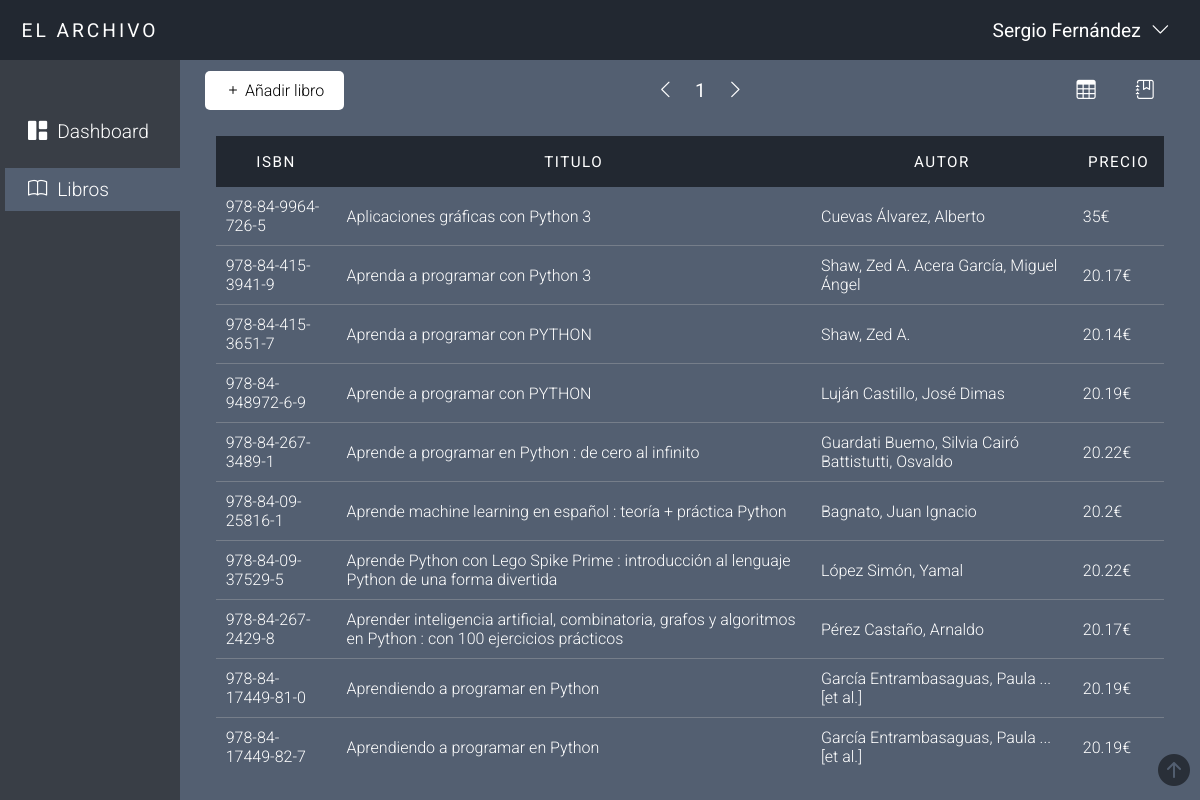
The page /views/booksTable.php?page=1 (signed in) on the database its author committed.
### tables this page shows
CREATE TABLE `libros` (
  `codigo` int(2) NOT NULL,
  `isbn` varchar(17) DEFAULT NULL,
  `titulo` varchar(108) DEFAULT NULL,
  `autor` varchar(49) DEFAULT NULL,
  `editorial` varchar(78) DEFAULT NULL,
  `precio` int(11) DEFAULT NULL,
  `portada` varchar(100) NOT NULL
);

### includes/user_session.php (called while the page is built, shortened)
<?php
class UserSession{
    public function getCurrentUser(){
        return $_SESSION['user'];
    }
}
?>

### includes/conexion.php (called while the page is built)
<?php
    class Conexion{
        private $host;
        private $bbdd;
        private $user;
        private $pass;
        public function __construct(){
            $this -> host = "localhost";
            $this -> bbdd = "libreria";
            $this -> user = "root";
            $this -> pass = "rootpass123";
        }
        function conectar(){
            try{
                $conexion = new PDO('mysql:host='.$this->host.';dbname='.$this->bbdd,$this->user,$this->pass);
                $conexion->exec("SET CHARACTER SET utf8");
                return $conexion;
            }catch(Exception $e){
                echo "No se ha podido conectar con la base de datos" . $e->getMessage();
            }
        }
    }
?>

### views/booksTable.php (the view, shortened to what this page needs)
<?php
include '../includes/user_session.php';
$userSession = new UserSession();
if (!isset($_GET['page'])) {
    header('location: booksTable.php?page=1');
} else {
    $page = $_GET['page'];
}
include_once "../includes/conexion.php";
$conexion = new Conexion();
$maxRows = $conexion->conectar()->prepare("SELECT COUNT(*) FROM libros");
$maxRows->execute();
$maxRows = $maxRows->fetch(PDO::FETCH_NUM);
$maxRows = $maxRows[0];
$limitInit = ($page - 1) * 10;
$consulta = $conexion->conectar()->prepare("SELECT * FROM libros LIMIT $limitInit,10");
$consulta->execute();
?>
<!DOCTYPE html>
<html lang="en">
<head>
    <link rel="stylesheet" href="../styles/general_style.css">
    <link rel="stylesheet" href="../styles/books_table_style.css">
    <link rel="stylesheet" href="../styles/books_actions.css">
    <link rel="stylesheet" href="../styles/form_new_book.css">
    <link rel="stylesheet" href="../icons/bootstrap-icons.css">
</head>
<body>
    <header id="header">
        <div class="section_title_container">
            <h1>El archivo</h1>
        </div>
        <div class="user_container">
            <div class="user_name_container" id="dropdown_button">
                <?php
                if (isset($_SESSION['user'])) {
                    echo "<span>" . $userSession->getCurrentUser() . "<i class='bi bi-chevron-down'></i></span>";
                } else {
                    echo "<span onclick='window.location.href = \"views/login.php\";' style='cursor:pointer;'>Iniciar sesión <i class='bi bi-box-arrow-in-right'></i></span>";
                }
                ?>
            </div>
        </div>
    </header>
    <aside>
        <div class="option_list_container">
            <a href="../index.php" data-select="0"><i class="bi bi-grid-1x2-fill"></i> <span>Dashboard</span></a>
            <a href="booksTable.php" data-select="1"><i class="bi bi-book"></i> <span>Libros</span></a>
        </div>
    </aside>
    <main>
        <div class="form_actions_container" id="up_button_anchor">
            <button id="new_book">
                <i class="bi bi-plus"></i>
                <span>Añadir libro</span>
            </button>
            <div class="pages_container">
                <?php
                if ($page == 1 && $page == ceil($maxRows / 10)) {
                    echo "<a href='booksTable.php?page=" . ($page) . "'><i class='bi bi-chevron-left'></i></a>";
                    echo "<span>$page</span>";
                    echo "<a href='booksTable.php?page=" . ($page) . "'><i class='bi bi-chevron-right'></i></a>";
                } elseif ($page == 1) {
                    echo "<a href='booksTable.php?page=" . ($page) . "'><i class='bi bi-chevron-left'></i></a>";
                    echo "<span>$page</span>";
                    echo "<a href='booksTable.php?page=" . ($page + 1) . "'><i class='bi bi-chevron-right'></i></a>";
                } elseif ($page < ceil($maxRows / 10)) {
                    echo "<a href='booksTable.php?page=" . ($page - 1) . "'><i class='bi bi-chevron-left'></i></a>";
                    echo "<span>$page</span>";
                    echo "<a href='booksTable.php?page=" . ($page + 1) . "'><i class='bi bi-chevron-right'></i></a>";
                } else {
                    echo "<a href='booksTable.php?page=" . ($page - 1) . "'><i class='bi bi-chevron-left'></i></a>";
                    echo "<span>$page</span>";
                    echo "<a href='booksTable.php?page=" . ($page) . "'><i class='bi bi-chevron-right'></i></a>";
                }
                ?>
            </div>
            <div class="views_container">
                <a href="booksTable.php" class="active"><i class="bi bi-table"></i></a>
                <a href="booksCover.php"><i class="bi bi-journal-bookmark"></i></a>
            </div>
        </div>
        <section class="table_view_container" id="table_container">
            <table id="table">
                <thead>
                    <tr>
                        <th>ISBN</th>
                        <th>Titulo</th>
                        <th>Autor</th>
                        <th>Precio</th>
                    </tr>
                </thead>
                <tbody>
                    <?php
                    while ($fila = $consulta->fetch(PDO::FETCH_ASSOC)) {
                        echo "<tr>";
                        echo "<td data-label='isbn'>" . $fila['isbn'] . "</td>";
                        echo "<td data-label='titulo'>" . $fila['titulo'] . "</td>";
                        echo "<td data-label='autor'>" . $fila['autor'] . "</td>";
                        echo "<td data-label='precio'>" . ($fila['precio'] / 100) . '€' . "</td>";
                        echo "</tr>";
                    }
                    ?>
                </tbody>
            </table>
        </section>
        <a href="#table" class="up_button"><i class="bi bi-arrow-up-circle-fill"></i></a>
    </main>
</body>
</html>

### styles/general_style.css (style rules this page uses)
:root { --font-color-1: #000000; --font-color-2: #393E46; --font-color-3: #FFFFFF; --background-color-1: #222831; --background-color-2: #393E46; --background-color-3: #535f71; --background-color-4: #FFFFFF; --special-color-1: #FF2E63; --special-color-2: #00ADB5; --border-color-1: #EEEEEE; --border-color-2: #767e8a; --border-color-3: #393E46; --border-color-4: #FF2E63; --font-error-color: #f30606; --font-error-background-color: #f3d6d6; --trasparent: #00000000; --border-color-1: #EEEEEE; --border-color-2: #9cacc3; --border-color-3: #767e8a; --border-color-4: #393E46; --border-color-5: #FF2E63; }
* { margin: 0; padding: 0; box-sizing: border-box; font-family: 'roboto', sans-serif; font-weight: 300; text-decoration: none; }
body { overflow-x: hidden; display: grid; grid-template-areas: 'header header' 'aside main'; grid-template-columns: 180px 9fr; grid-template-rows: 60px 12fr; height: 100vh; width: 100vw; }
body > aside { grid-area: aside; background-color: var(--background-color-2); display: flex; flex-direction: column; }
aside > .option_list_container { padding-top: 50px; display: flex; flex-direction: column; gap: 15px; height: 0%; }
aside > .option_list_container > a { height: 43.2px; display: flex; align-items: center; padding: 10px 20px; color: var(--font-color-3); font-size: 1.2em; border-left: 3px solid transparent; margin-left: 5px; gap: 10px; }
aside > .option_list_container > a[data-select="1"] { border-left: 3px solid var(--background-color-3) !important; background-color: var(--background-color-3); color: var(--font-color-3); }
body > header { grid-area: header; background-color: var(--background-color-1); display: grid; grid-template-columns: 180px 1fr; }
header > .section_title_container { display: flex; align-items: center; text-align: center; }
header > .section_title_container > h1 { color: var(--font-color-3); font-size: 1.2em; font-weight: 400; letter-spacing: 3px; text-transform: uppercase; text-align: center; width: 100%; }
.user_container { display: flex; flex-direction: column; align-items: flex-end; justify-content: center; padding: 0 20px 0 0; position: relative; }
.user_container > .user_name_container { color: var(--font-color-3); font-size: 1.2em; font-weight: 600; }
.user_container > .user_name_container > span { font-weight: 400; margin-right: 10px; user-select: none; -ms-user-select: none; -moz-user-select: none; -webkit-user-select: none; -khtml-user-select: none; }
.user_container > .user_name_container > span > i { margin-left: 10px; }
body > main { grid-area: main; background-color: var(--background-color-3); }

### styles/books_table_style.css (style rules this page uses)
body { font-family: 'roboto', sans-serif; font-weight: 300; }
main { display: flex; flex-direction: column; }
.table_view_container { scroll-behavior: smooth; overflow-y: scroll; padding-top: 1em; width: 100%; display: flex; justify-content: center; flex-grow: 1; }
.table_view_container > table { border-collapse: collapse; width: 93%; overflow: hidden; height: max-content; }
.table_view_container > table > thead > tr { background-color: var(--background-color-1); height: 3.2em; }
.table_view_container > table > thead > tr > th { letter-spacing: 1.5px; text-transform: uppercase; font-size: 0.95em; font-weight: 400; padding: 1em 1em; color: var(--font-color-3); }
.table_view_container > table > tbody > tr { border-bottom: 0.5px solid var(--border-color-3); background-color: var(--background-color-3); color: var(--font-color-3); }
.table_view_container > table > tbody > tr:last-of-type { border-bottom: none !important; }
.table_view_container > table > tbody > tr > td { height: 3.2em; padding: 10px 10px; transition: color 100ms, background-color 50ms; }
.up_button { position: fixed; font-size: 2em; right: 10px; bottom: 10px; color: var(--font-color-1); opacity: 0.5; }

### styles/form_new_book.css (style rules this page uses)
:root { --font-color-1: #000000; --font-color-2: #393E46; --font-color-3: #FFFFFF; --background-color-1: #222831; --background-color-2: #393E46; --background-color-3: #535f71; --background-color-4: #FFFFFF; --special-color-1: #FF2E63; --special-color-2: #00ADB5; --border-color-1: #EEEEEE; --border-color-2: #767e8a; --border-color-3: #393E46; --border-color-4: #FF2E63; --font-error-color: #f30606; --font-error-background-color: #f3d6d6; --trasparent: #00000000; --border-color-1: #EEEEEE; --border-color-2: #9cacc3; --border-color-3: #767e8a; --border-color-4: #393E46; --border-color-5: #FF2E63; }
.active { display: flex !important; }

### rows shown on the page
libros: isbn "978-84-9964-726-5", titulo "Aplicaciones gráficas con Python 3", autor "Cuevas Álvarez, Alberto", $fila['precio']/100 "35"
libros: isbn "978-84-415-3941-9", titulo "Aprenda a programar con Python 3", autor "Shaw, Zed A. Acera García, Miguel Ángel", $fila['precio']/100 "20.17"
libros: isbn "978-84-415-3651-7", titulo "Aprenda a programar con PYTHON", autor "Shaw, Zed A.", $fila['precio']/100 "20.14"
libros: isbn "978-84-948972-6-9", titulo "Aprende a programar con PYTHON", autor "Luján Castillo, José Dimas", $fila['precio']/100 "20.19"
libros: isbn "978-84-267-3489-1", titulo "Aprende a programar en Python : de cero al infinito", autor "Guardati Buemo, Silvia Cairó Battistutti, Osvaldo", $fila['precio']/100 "20.22"
libros: isbn "978-84-09-25816-1", titulo "Aprende machine learning en español : teoría + práctica Python", autor "Bagnato, Juan Ignacio", $fila['precio']/100 "20.2"
libros: isbn "978-84-09-37529-5", titulo "Aprende Python con Lego Spike Prime : introducción al lenguaje Python de una forma divertida", autor "López Simón, Yamal", $fila['precio']/100 "20.22"
libros: isbn "978-84-267-2429-8", titulo "Aprender inteligencia artificial, combinatoria, grafos y algoritmos en Python : con 100 ejercicios prácticos", autor "Pérez Castaño, Arnaldo", $fila['precio']/100 "20.17"
libros: isbn "978-84-17449-81-0", titulo "Aprendiendo a programar en Python", autor "García Entrambasaguas, Paula ... [et al.]", $fila['precio']/100 "20.19"
libros: isbn "978-84-17449-82-7", titulo "Aprendiendo a programar en Python", autor "García Entrambasaguas, Paula ... [et al.]", $fila['precio']/100 "20.19"

### other values the page prints
$userSession->getCurrentUser() "Sergio Fernández"
$page "1"
